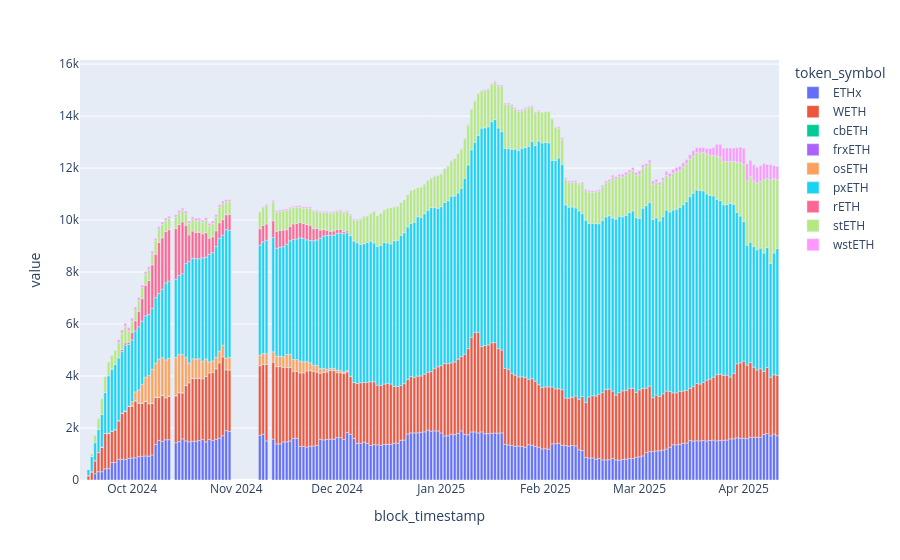

Notebook code cell kept with this figure:
### Code cell
asset_allocation_df = run_read_only_query(
    f"""
SELECT amount * portion_ownership * safe_price as autopool_safe_token_value, token_symbol, block_timestamp FROM {DESTINATION_TOKEN_BLOCK_TABLE} where autopool = 'autoETH'
""",
    None,
)
asset_allocation_df =  asset_allocation_df.groupby(['block_timestamp', 'token_symbol']).sum().reset_index()
asset_allocation_df = asset_allocation_df.pivot(index="block_timestamp", columns="token_symbol", values="autopool_safe_token_value")
asset_allocation_df.index = pd.to_datetime(asset_allocation_df.index, unit='s', utc=True)
asset_allocation_df = asset_allocation_df.sort_index()
asset_allocation_df = asset_allocation_df.resample("1d").last()
px.bar(asset_allocation_df)
# wide_safe_price_df

### Figure 1 — Plotly figure (JSON) as saved in the notebook; plotly's stock layout.template omitted (floating-point values rounded to 4 significant figures; data arrays with more than 128 entries replaced by an {"elided": "..."} marker saying what was removed)
{"data": [{"alignmentgroup": "True", "hovertemplate": "token_symbol=ETHx<br>block_timestamp=%{x}<br>value=%{y}<extra></extra>", "legendgroup": "ETHx", "marker": {"color": "#636efa", "pattern": {"shape": ""}}, "name": "ETHx", "offsetgroup": "ETHx", "orientation": "v", "showlegend": true, "textposition": "auto", "type": "bar", "x": {"elided": "208 str values"}, "xaxis": "x", "y": {"elided": "208 float values"}, "yaxis": "y"}, {"alignmentgroup": "True", "hovertemplate": "token_symbol=WETH<br>block_timestamp=%{x}<br>value=%{y}<extra></extra>", "legendgroup": "WETH", "marker": {"color": "#EF553B", "pattern": {"shape": ""}}, "name": "WETH", "offsetgroup": "WETH", "orientation": "v", "showlegend": true, "textposition": "auto", "type": "bar", "x": {"elided": "208 str values"}, "xaxis": "x", "y": {"elided": "208 float values"}, "yaxis": "y"}, {"alignmentgroup": "True", "hovertemplate": "token_symbol=cbETH<br>block_timestamp=%{x}<br>value=%{y}<extra></extra>", "legendgroup": "cbETH", "marker": {"color": "#00cc96", "pattern": {"shape": ""}}, "name": "cbETH", "offsetgroup": "cbETH", "orientation": "v", "showlegend": true, "textposition": "auto", "type": "bar", "x": {"elided": "208 str values"}, "xaxis": "x", "y": {"elided": "208 int values"}, "yaxis": "y"}, {"alignmentgroup": "True", "hovertemplate": "token_symbol=frxETH<br>block_timestamp=%{x}<br>value=%{y}<extra></extra>", "legendgroup": "frxETH", "marker": {"color": "#ab63fa", "pattern": {"shape": ""}}, "name": "frxETH", "offsetgroup": "frxETH", "orientation": "v", "showlegend": true, "textposition": "auto", "type": "bar", "x": {"elided": "208 str values"}, "xaxis": "x", "y": {"elided": "208 int values"}, "yaxis": "y"}, {"alignmentgroup": "True", "hovertemplate": "token_symbol=osETH<br>block_timestamp=%{x}<br>value=%{y}<extra></extra>", "legendgroup": "osETH", "marker": {"color": "#FFA15A", "pattern": {"shape": ""}}, "name": "osETH", "offsetgroup": "osETH", "orientation": "v", "showlegend": true, "textposition": "auto", "type": "bar", "x": {"elided": "208 str values"}, "xaxis": "x", "y": {"elided": "208 float values"}, "yaxis": "y"}, {"alignmentgroup": "True", "hovertemplate": "token_symbol=pxETH<br>block_timestamp=%{x}<br>value=%{y}<extra></extra>", "legendgroup": "pxETH", "marker": {"color": "#19d3f3", "pattern": {"shape": ""}}, "name": "pxETH", "offsetgroup": "pxETH", "orientation": "v", "showlegend": true, "textposition": "auto", "type": "bar", "x": {"elided": "208 str values"}, "xaxis": "x", "y": {"elided": "208 float values"}, "yaxis": "y"}, {"alignmentgroup": "True", "hovertemplate": "token_symbol=rETH<br>block_timestamp=%{x}<br>value=%{y}<extra></extra>", "legendgroup": "rETH", "marker": {"color": "#FF6692", "pattern": {"shape": ""}}, "name": "rETH", "offsetgroup": "rETH", "orientation": "v", "showlegend": true, "textposition": "auto", "type": "bar", "x": {"elided": "208 str values"}, "xaxis": "x", "y": {"elided": "208 float values"}, "yaxis": "y"}, {"alignmentgroup": "True", "hovertemplate": "token_symbol=stETH<br>block_timestamp=%{x}<br>value=%{y}<extra></extra>", "legendgroup": "stETH", "marker": {"color": "#B6E880", "pattern": {"shape": ""}}, "name": "stETH", "offsetgroup": "stETH", "orientation": "v", "showlegend": true, "textposition": "auto", "type": "bar", "x": {"elided": "208 str values"}, "xaxis": "x", "y": {"elided": "208 float values"}, "yaxis": "y"}, {"alignmentgroup": "True", "hovertemplate": "token_symbol=wstETH<br>block_timestamp=%{x}<br>value=%{y}<extra></extra>", "legendgroup": "wstETH", "marker": {"color": "#FF97FF", "pattern": {"shape": ""}}, "name": "wstETH", "offsetgroup": "wstETH", "orientation": "v", "showlegend": true, "textposition": "auto", "type": "bar", "x": {"elided": "208 str values"}, "xaxis": "x", "y": {"elided": "208 float values"}, "yaxis": "y"}], "layout": {"barmode": "relative", "legend": {"title": {"text": "token_symbol"}, "tracegroupgap": 0}, "margin": {"t": 60}, "xaxis": {"anchor": "y", "domain": [0, 1], "title": {"text": "block_timestamp"}}, "yaxis": {"anchor": "x", "domain": [0, 1], "title": {"text": "value"}}}}
